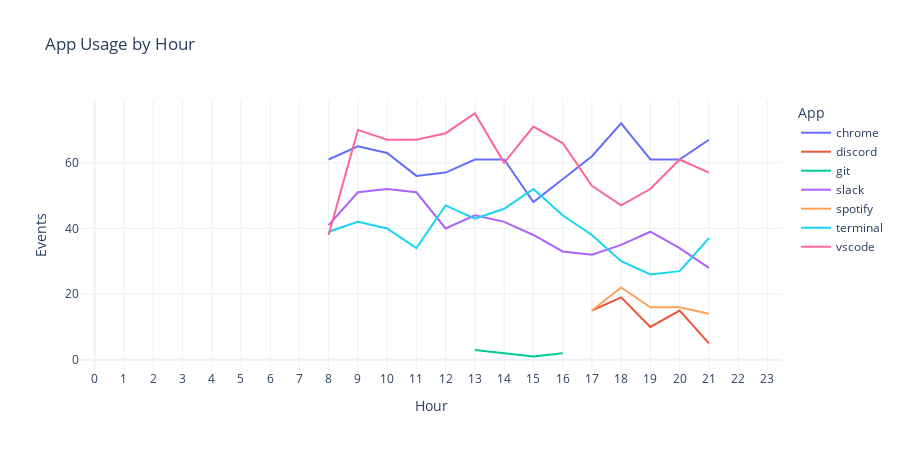

Notebook code cell kept with this figure:
### Markdown cell above
## App-Specific Patterns

### Code cell
app_hourly = df.groupby(['app_id', 'hour']).size().reset_index(name='count')

fig = px.line(
    app_hourly, x='hour', y='count', color='app_id',
    title="App Usage by Hour",
    labels={'hour': 'Hour', 'count': 'Events', 'app_id': 'App'},
    template='plotly_white',
    height=450, width=900
)
fig.update_xaxes(range=[-0.5, 23.5], dtick=1)
fig.show()

### Figure 1 — Plotly figure (JSON) as saved in the notebook; plotly's stock layout.template omitted (floating-point values rounded to 4 significant figures)
{"data": [{"hovertemplate": "App=chrome<br>Hour=%{x}<br>Events=%{y}<extra></extra>", "legendgroup": "chrome", "line": {"color": "#636efa", "dash": "solid"}, "marker": {"symbol": "circle"}, "mode": "lines", "name": "chrome", "orientation": "v", "showlegend": true, "type": "scatter", "x": [8, 9, 10, 11, 12, 13, 14, 15, 16, 17, 18, 19, 20, 21], "xaxis": "x", "y": [61, 65, 63, 56, 57, 61, 61, 48, 55, 62, 72, 61, 61, 67], "yaxis": "y"}, {"hovertemplate": "App=discord<br>Hour=%{x}<br>Events=%{y}<extra></extra>", "legendgroup": "discord", "line": {"color": "#EF553B", "dash": "solid"}, "marker": {"symbol": "circle"}, "mode": "lines", "name": "discord", "orientation": "v", "showlegend": true, "type": "scatter", "x": [17, 18, 19, 20, 21], "xaxis": "x", "y": [15, 19, 10, 15, 5], "yaxis": "y"}, {"hovertemplate": "App=git<br>Hour=%{x}<br>Events=%{y}<extra></extra>", "legendgroup": "git", "line": {"color": "#00cc96", "dash": "solid"}, "marker": {"symbol": "circle"}, "mode": "lines", "name": "git", "orientation": "v", "showlegend": true, "type": "scatter", "x": [13, 15, 16], "xaxis": "x", "y": [3, 1, 2], "yaxis": "y"}, {"hovertemplate": "App=slack<br>Hour=%{x}<br>Events=%{y}<extra></extra>", "legendgroup": "slack", "line": {"color": "#ab63fa", "dash": "solid"}, "marker": {"symbol": "circle"}, "mode": "lines", "name": "slack", "orientation": "v", "showlegend": true, "type": "scatter", "x": [8, 9, 10, 11, 12, 13, 14, 15, 16, 17, 18, 19, 20, 21], "xaxis": "x", "y": [41, 51, 52, 51, 40, 44, 42, 38, 33, 32, 35, 39, 34, 28], "yaxis": "y"}, {"hovertemplate": "App=spotify<br>Hour=%{x}<br>Events=%{y}<extra></extra>", "legendgroup": "spotify", "line": {"color": "#FFA15A", "dash": "solid"}, "marker": {"symbol": "circle"}, "mode": "lines", "name": "spotify", "orientation": "v", "showlegend": true, "type": "scatter", "x": [17, 18, 19, 20, 21], "xaxis": "x", "y": [15, 22, 16, 16, 14], "yaxis": "y"}, {"hovertemplate": "App=terminal<br>Hour=%{x}<br>Events=%{y}<extra></extra>", "legendgroup": "terminal", "line": {"color": "#19d3f3", "dash": "solid"}, "marker": {"symbol": "circle"}, "mode": "lines", "name": "terminal", "orientation": "v", "showlegend": true, "type": "scatter", "x": [8, 9, 10, 11, 12, 13, 14, 15, 16, 17, 18, 19, 20, 21], "xaxis": "x", "y": [39, 42, 40, 34, 47, 43, 46, 52, 44, 38, 30, 26, 27, 37], "yaxis": "y"}, {"hovertemplate": "App=vscode<br>Hour=%{x}<br>Events=%{y}<extra></extra>", "legendgroup": "vscode", "line": {"color": "#FF6692", "dash": "solid"}, "marker": {"symbol": "circle"}, "mode": "lines", "name": "vscode", "orientation": "v", "showlegend": true, "type": "scatter", "x": [8, 9, 10, 11, 12, 13, 14, 15, 16, 17, 18, 19, 20, 21], "xaxis": "x", "y": [38, 70, 67, 67, 69, 75, 60, 71, 66, 53, 47, 52, 61, 57], "yaxis": "y"}], "layout": {"height": 450, "legend": {"title": {"text": "App"}, "tracegroupgap": 0}, "title": {"text": "App Usage by Hour"}, "width": 900, "xaxis": {"anchor": "y", "domain": [0, 1], "dtick": 1, "range": [-0.5, 23.5], "title": {"text": "Hour"}}, "yaxis": {"anchor": "x", "domain": [0, 1], "title": {"text": "Events"}}}}
